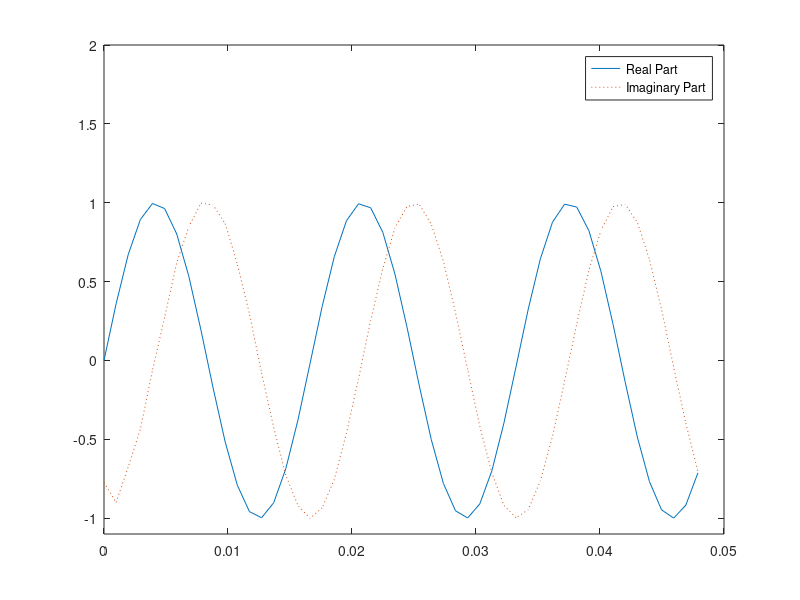

The MATLAB source for this figure:
t = (0:1/1023:1);
x = sin(2*pi*60*t);
y = hilbert(x);
plot(t(1:50),real(y(1:50))), hold on
plot(t(1:50),imag(y(1:50)),':');
axis([0 0.05 -1.1 2]);
legend('Real Part','Imaginary Part','location','northeast');
